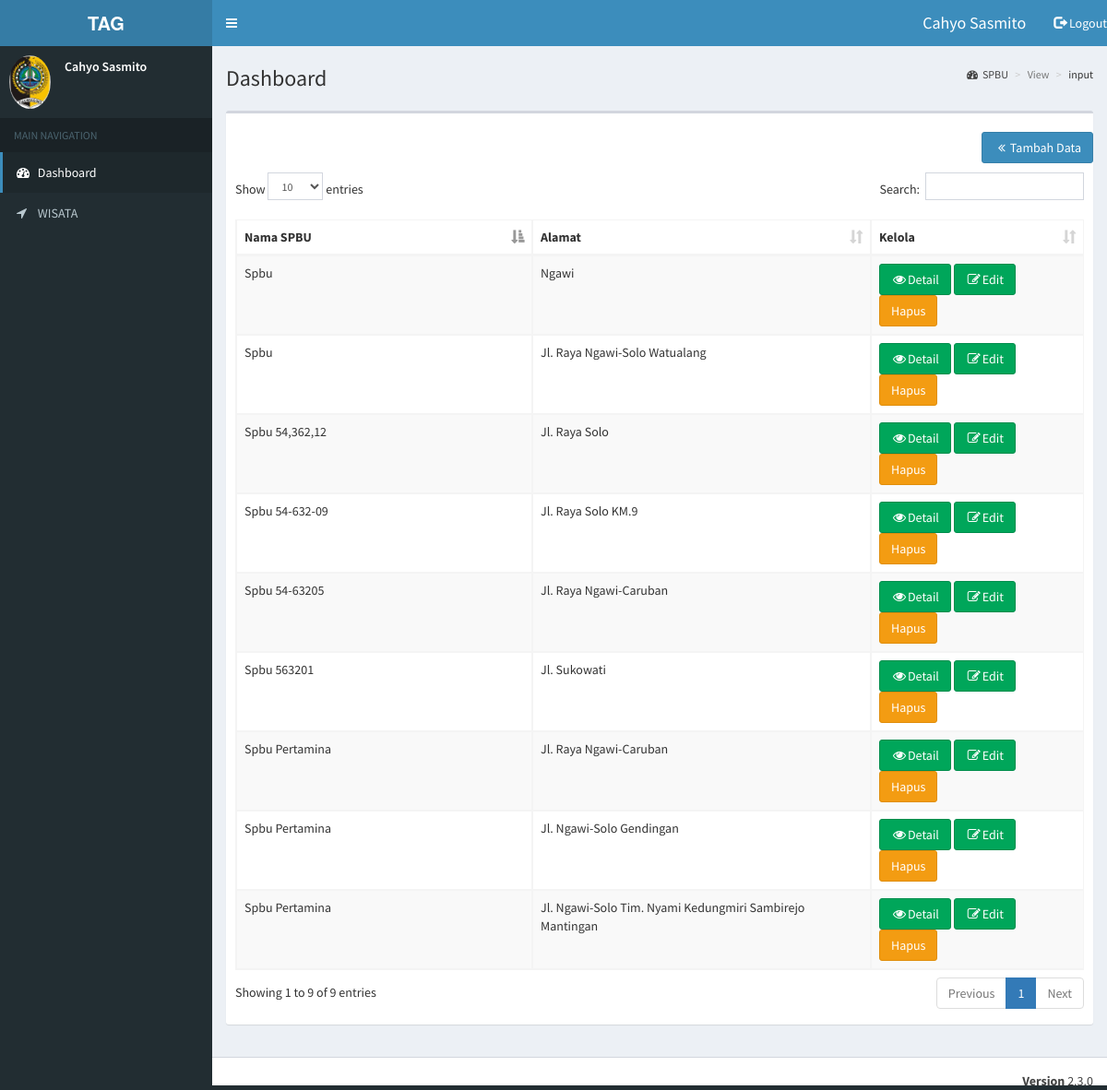
Page /media.php?page=spbu (signed in) on the committed database.
### tables this page shows
CREATE TABLE IF NOT EXISTS `tb_spbu` (
  `id_spbu` int(11) NOT NULL,
  `nama` varchar(100) NOT NULL,
  `alamat` varchar(255) DEFAULT NULL,
  `image` varchar(255) DEFAULT NULL,
  `langitude` float NOT NULL,
  `latitude` float NOT NULL
);

### modul/spbu/spbu_view.php (the view, shortened to what this page needs)
<section class="content-header">
 <h1>
            Dashboard
          </h1>
          <ol class="breadcrumb">
            <li><a href="#"><i class="fa fa-dashboard"></i>SPBU</a></li>
            <li class="active">View</li>
            <li>input</li>
          </ol>
        </section>
        <section class="content">
<div class="box">
                <div class="box-header">
                </div>
                 <div align="right">
                    <a href="?page=spbu_tambah" type="button" class="btn btn-round btn-primary"><i class="fa fa-angle-double-left fa-fw"></i>Tambah Data</a>
                    </div>
                <div class="box-body">
                  <table id="example1" class="table table-bordered table-striped">
                    <thead>
                      <tr>
                        <th width="35%">Nama SPBU</th>
                        <th width="40%">Alamat</th>
                        <th width="25%">Kelola</th>
                      </tr>
                    </thead>
                    <tbody>
                    <?php
                   $sql=mysql_query("select * from tb_spbu");
                    while($data=mysql_fetch_array($sql)){
                    ?>
                      <tr>
                        <td><?php echo $data['nama']; ?></td>
                        <td><?php echo $data['alamat']; ?></td>
                        <td><a href="?page=detail_spbu&id=<?php echo $data['id_spbu'];?>" class="btn btn-success"><i class="fa fa-eye fa-fw"></i>Detail</a>
                        <a href="?page=spbu_tambah&mode=edit&id=<?php echo $data['id_spbu'];?>" class="btn btn-success"><i class="fa fa-edit fa-fw"></i>Edit</a>
                        <a class="btn btn-warning" data-toggle="modal" href="#myModal2">Hapus</a>
                        </td>
                      </tr>
                     <?php
                    }
                    ?>
                    </tbody>
                  </table>
                </div>
              </div>

### rows in the picture
tb_spbu: nama "Spbu Pertamina", alamat "Jl. Raya Ngawi-Caruban"
tb_spbu: nama "Spbu 563201", alamat "Jl. Sukowati"
tb_spbu: nama "Spbu 54-63205", alamat "Jl. Raya Ngawi-Caruban"
tb_spbu: nama "Spbu", alamat "Ngawi"
tb_spbu: nama "Spbu", alamat "Jl. Raya Ngawi-Solo Watualang"
tb_spbu: nama "Spbu 54,362,12", alamat "Jl. Raya Solo"
tb_spbu: nama "Spbu 54-632-09", alamat "Jl. Raya Solo KM.9"
tb_spbu: nama "Spbu Pertamina", alamat "Jl. Ngawi-Solo Gendingan"
tb_spbu: nama "Spbu Pertamina", alamat "Jl. Ngawi-Solo Tim. Nyami Kedungmiri Sambirejo Mantingan"

### other values in the picture
$nama "Cahyo Sasmito"
